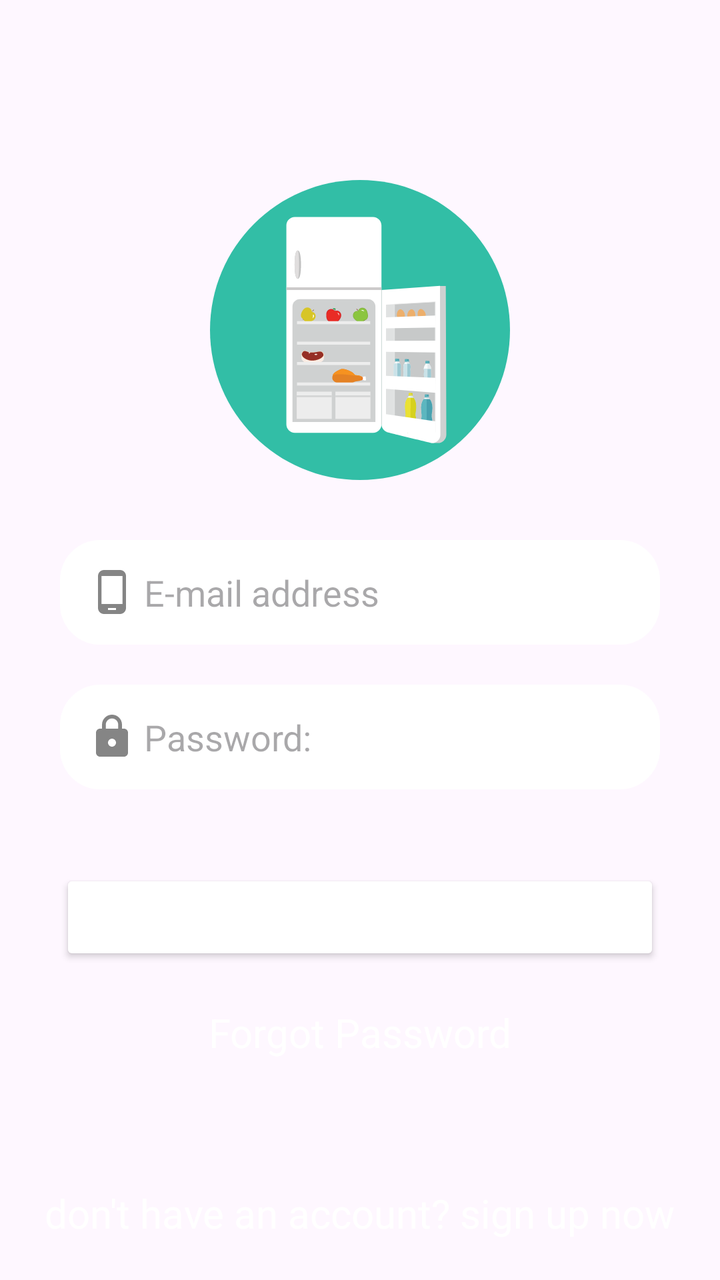
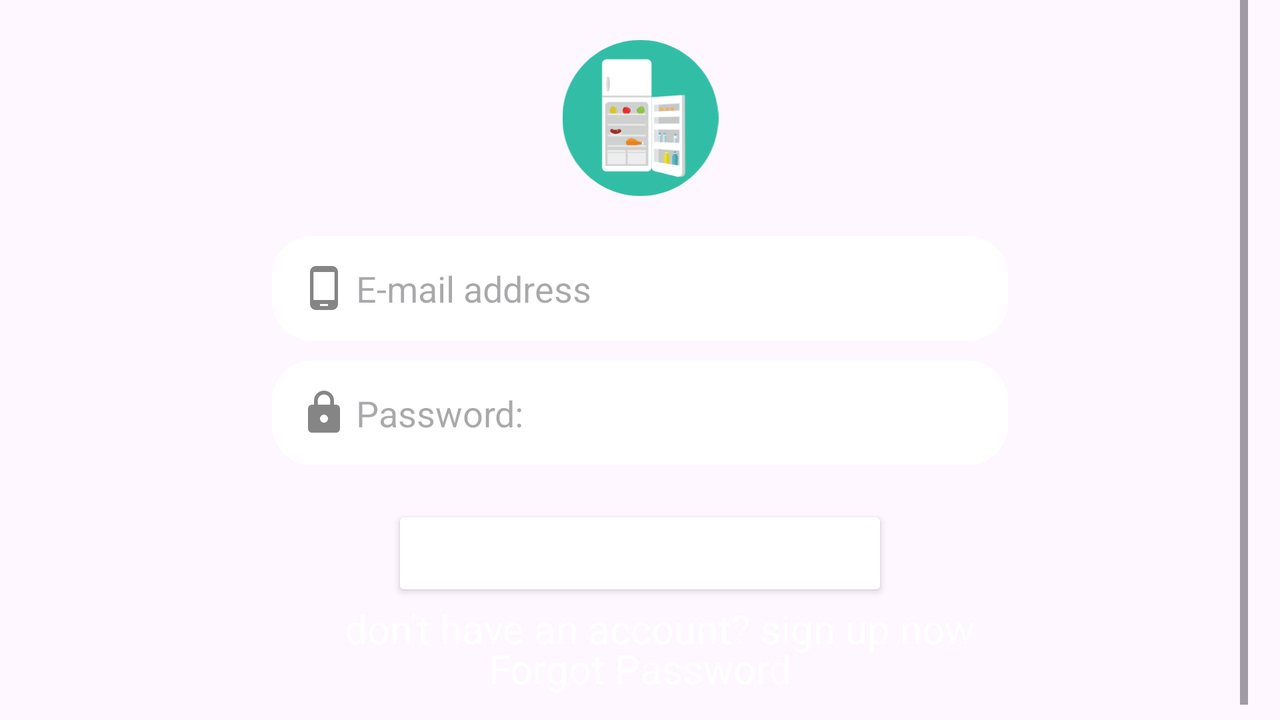

Two renders of one Android screen. The first uses the default layout on a phone; the second uses the alternative layout the repository ships for a different screen configuration, on a matching device. The two XML files are below.
<!-- AndroidManifest.xml: application theme Theme.FridgeApp -->
<!-- res/layout/auth_login_fragment.xml -->
<?xml version="1.0" encoding="utf-8"?>
<RelativeLayout xmlns:android="http://schemas.android.com/apk/res/android"
    xmlns:tools="http://schemas.android.com/tools"
    android:id="@+id/login"
    android:layout_width="match_parent"
    android:layout_height="match_parent"
    android:background="@color/darkerCyan">

    <RelativeLayout
        android:id="@+id/loginProgressDialog"
        android:layout_width="match_parent"
        android:layout_height="match_parent"
        android:background="@color/black"
        android:elevation="1dp"
        android:visibility="invisible">

        <ProgressBar
            android:layout_width="80dp"
            android:layout_height="80dp"
            android:layout_centerInParent="true" />

    </RelativeLayout>

    <RelativeLayout
        android:layout_width="wrap_content"
        android:layout_height="wrap_content"
        android:layout_centerHorizontal="true"
        android:layout_marginTop="70dp">

        <ImageView
            android:id="@+id/imgAppLoginIcon"
            android:layout_width="150dp"
            android:layout_height="150dp"
            android:layout_centerHorizontal="true"
            android:layout_marginTop="20dp"
            android:layout_marginBottom="30dp"
            android:src="@drawable/refrigerator_svgrepo_com"
            tools:ignore="ContentDescription" />

        <EditText
            android:id="@+id/et_email_address"
            android:layout_width="300dp"
            android:layout_height="wrap_content"
            android:layout_below="@id/imgAppLoginIcon"
            android:layout_centerHorizontal="true"
            android:layout_marginLeft="20dp"
            android:layout_marginRight="20dp"
            android:layout_marginBottom="20dp"
            android:background="@drawable/rounder_border_for_view"
            android:drawableStart="@drawable/ic_icon_mobile"
            android:drawablePadding="4dp"
            android:hint="@string/e_mail_address"
            android:imeOptions="actionDone"
            android:padding="14dp"
            android:textSize="18sp"
            tools:ignore="Autofill"
            android:inputType="textEmailAddress" />

        <EditText
            android:id="@+id/et_password"
            android:layout_width="300dp"
            android:layout_height="wrap_content"
            android:layout_below="@id/et_email_address"
            android:layout_centerHorizontal="true"
            android:layout_marginLeft="20dp"
            android:layout_marginRight="20dp"
            android:layout_marginBottom="10dp"
            android:background="@drawable/rounder_border_for_view"
            android:drawableStart="@drawable/ic_icon_password"
            android:drawablePadding="4dp"
            android:hint="@string/password"
            android:inputType="textPassword"
            android:maxLength="8"
            android:padding="14dp"
            android:textSize="18sp"
            tools:ignore="Autofill" />

        <Button
            android:id="@+id/btnLogin"
            android:layout_width="300dp"
            android:layout_height="wrap_content"
            android:layout_below="@id/et_password"
            android:layout_marginLeft="20dp"
            android:layout_marginTop="30dp"
            android:layout_marginRight="20dp"
            android:layout_marginBottom="20dp"
            android:backgroundTint="@color/fridgeColor"
            android:elevation="1dp"
            android:text="@string/login"
            android:textColor="@color/white"
            android:textSize="20sp"
            android:textStyle="normal" />

        <TextView
            android:id="@+id/txtForgotPassword"
            android:layout_width="wrap_content"
            android:layout_height="wrap_content"
            android:layout_below="@id/btnLogin"
            android:layout_centerHorizontal="true"
            android:text="@string/forgot_password"
            android:textColor="@color/white"
            android:textSize="20sp" />

    </RelativeLayout>

    <TextView
        android:id="@+id/txtSignUp"
        android:layout_width="wrap_content"
        android:layout_height="wrap_content"
        android:layout_alignParentBottom="true"
        android:layout_centerHorizontal="true"
        android:layout_marginStart="20dp"
        android:layout_marginTop="20dp"
        android:layout_marginEnd="20dp"
        android:layout_marginBottom="20dp"
        android:text="@string/don_t_have_an_account_sign_up_now"
        android:textColor="@color/white"
        android:textSize="20sp" />

</RelativeLayout>
<!-- resources referenced by this layout -->
<resources>
  <color name="black">#FF000000</color>
  <color name="white">#FFFFFFFF</color>
  <!-- drawable ic_icon_mobile (drawable) -->
  <vector xmlns:android="http://schemas.android.com/apk/res/android"
      android:width="24dp"
      android:height="24dp"
      android:alpha="0.6"
      android:tint="#333333"
      android:viewportWidth="24"
      android:viewportHeight="24">
      <path
          android:fillColor="@android:color/white"
          android:pathData="M16,1L8,1C6.34,1 5,2.34 5,4v16c0,1.66 1.34,3 3,3h8c1.66,0 3,-1.34 3,-3L19,4c0,-1.66 -1.34,-3 -3,-3zM14,21h-4v-1h4v1zM17.25,18L6.75,18L6.75,4h10.5v14z" />
  </vector>
  <!-- drawable ic_icon_password (drawable) -->
  <vector xmlns:android="http://schemas.android.com/apk/res/android"
      android:width="24dp"
      android:height="24dp"
      android:alpha="0.6"
      android:tint="#333333"
      android:viewportWidth="24"
      android:viewportHeight="24">
      <path
          android:fillColor="@android:color/white"
          android:pathData="M18,8h-1L17,6c0,-2.76 -2.24,-5 -5,-5S7,3.24 7,6v2L6,8c-1.1,0 -2,0.9 -2,2v10c0,1.1 0.9,2 2,2h12c1.1,0 2,-0.9 2,-2L20,10c0,-1.1 -0.9,-2 -2,-2zM12,17c-1.1,0 -2,-0.9 -2,-2s0.9,-2 2,-2 2,0.9 2,2 -0.9,2 -2,2zM15.1,8L8.9,8L8.9,6c0,-1.71 1.39,-3.1 3.1,-3.1 1.71,0 3.1,1.39 3.1,3.1v2z" />
  </vector>
  <!-- drawable refrigerator_svgrepo_com: vector/xml drawable (drawable, 23453 chars, omitted) -->
  <!-- drawable rounder_border_for_view (drawable) -->
  <?xml version="1.0" encoding="utf-8"?>
  <shape xmlns:android="http://schemas.android.com/apk/res/android">
      <solid android:color="@color/white" />
      <corners android:radius="20dp" />
  </shape>
  
      
  <string name="don_t_have_an_account_sign_up_now">don\'t have an account? sign up now</string>
  <string name="e_mail_address">E-mail address</string>
  <string name="forgot_password">Forgot Password</string>
  <string name="login">login</string>
  <string name="password">Password:</string>
  <style name="Theme.FridgeApp" parent="Base.Theme.FridgeApp" />
  <style name="Base.Theme.FridgeApp" parent="Theme.Material3.DayNight.NoActionBar">
          
          
          <item name="android:statusBarColor">@color/fridgeColor</item>
      </style>
</resources>
<!-- res/layout-land/auth_login_fragment.xml (the author's variant of the layout above) -->
<!-- drawn on the phone turned sideways -->
<?xml version="1.0" encoding="utf-8"?>
<androidx.constraintlayout.widget.ConstraintLayout xmlns:android="http://schemas.android.com/apk/res/android"
    xmlns:tools="http://schemas.android.com/tools"
    xmlns:app="http://schemas.android.com/apk/res-auto"
    android:id="@+id/login"
    android:layout_width="match_parent"
    android:layout_height="match_parent"
    android:background="@color/darkerCyan">

    
    <LinearLayout
        android:id="@+id/loginProgressDialog"
        android:layout_width="match_parent"
        android:layout_height="match_parent"
        android:background="@color/black"
        android:elevation="1dp"
        android:visibility="invisible">

        <ProgressBar
            android:layout_width="80dp"
            android:layout_height="80dp"
            android:layout_gravity="center" />
    </LinearLayout>

    
    <ScrollView
        android:layout_width="match_parent"
        android:layout_height="match_parent"
        android:layout_marginStart="16dp"
        android:layout_marginEnd="16dp"
        app:layout_constraintTop_toTopOf="parent"
        app:layout_constraintBottom_toBottomOf="parent"
        app:layout_constraintStart_toStartOf="parent"
        app:layout_constraintEnd_toEndOf="parent">

        
        <androidx.constraintlayout.widget.ConstraintLayout
            android:layout_width="match_parent"
            android:layout_height="wrap_content"
            android:padding="20dp">

            <ImageView
                android:id="@+id/imgAppLoginIcon"
                android:layout_width="107dp"
                android:layout_height="78dp"
                android:src="@drawable/refrigerator_svgrepo_com"
                app:layout_constraintEnd_toEndOf="parent"
                app:layout_constraintStart_toStartOf="parent"
                app:layout_constraintTop_toTopOf="parent"
                tools:ignore="ContentDescription" />

            <EditText
                android:id="@+id/et_email_address"
                android:layout_width="0dp"
                android:layout_height="wrap_content"
                android:layout_marginTop="20dp"
                android:layout_marginStart="100dp"
                android:layout_marginEnd="100dp"
                android:background="@drawable/rounder_border_for_view"
                android:drawableStart="@drawable/ic_icon_mobile"
                android:drawablePadding="4dp"
                android:hint="@string/e_mail_address"
                android:imeOptions="actionDone"
                android:inputType="textEmailAddress"
                android:padding="14dp"
                android:textSize="18sp"
                app:layout_constraintEnd_toEndOf="parent"
                app:layout_constraintStart_toStartOf="parent"
                app:layout_constraintTop_toBottomOf="@id/imgAppLoginIcon"
                tools:ignore="Autofill" />

            <EditText
                android:id="@+id/et_password"
                android:layout_width="0dp"
                android:layout_height="wrap_content"
                android:layout_marginTop="10dp"
                android:layout_marginStart="100dp"
                android:layout_marginEnd="100dp"
                android:background="@drawable/rounder_border_for_view"
                android:drawableStart="@drawable/ic_icon_password"
                android:drawablePadding="4dp"
                android:hint="@string/password"
                android:inputType="textPassword"
                android:maxLength="8"
                android:padding="14dp"
                android:textSize="18sp"
                app:layout_constraintEnd_toEndOf="parent"
                app:layout_constraintStart_toStartOf="parent"
                app:layout_constraintTop_toBottomOf="@id/et_email_address"
                tools:ignore="Autofill" />

            <Button
                android:id="@+id/btnLogin"
                android:layout_width="0dp"
                android:layout_height="wrap_content"
                android:layout_marginTop="20dp"
                android:layout_marginBottom="40dp"
                android:layout_marginStart="160dp"
                android:layout_marginEnd="160dp"
                android:backgroundTint="@color/fridgeColor"
                android:text="@string/login"
                android:textColor="@color/white"
                android:textSize="20sp"
                android:textStyle="normal"
                app:layout_constraintTop_toBottomOf="@id/et_password"
                app:layout_constraintStart_toStartOf="parent"
                app:layout_constraintEnd_toEndOf="parent" />

            <TextView
                android:id="@+id/txtForgotPassword"
                android:layout_width="wrap_content"
                android:layout_height="wrap_content"
                android:text="@string/forgot_password"
                android:textColor="@color/white"
                android:textSize="20sp"
                app:layout_constraintTop_toBottomOf="@id/btnLogin"
                app:layout_constraintStart_toStartOf="parent"
                app:layout_constraintEnd_toEndOf="parent"
                android:layout_marginTop="20dp" />

            <TextView
                android:id="@+id/txtSignUp"
                android:layout_width="wrap_content"
                android:layout_height="wrap_content"
                android:text="@string/don_t_have_an_account_sign_up_now"
                android:layout_marginTop="40dp"
                android:layout_marginStart="20sp"
                android:textColor="@color/white"
                android:textSize="20sp"
                app:layout_constraintBottom_toBottomOf="parent"
                app:layout_constraintStart_toStartOf="parent"
                app:layout_constraintEnd_toEndOf="parent"
                android:layout_marginBottom="20dp" />

        </androidx.constraintlayout.widget.ConstraintLayout>

    </ScrollView>

</androidx.constraintlayout.widget.ConstraintLayout>
